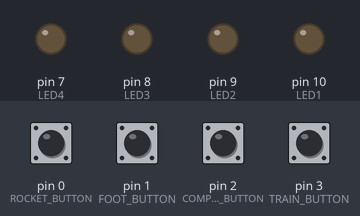
This sketch was run on a simulated Arduino Uno, built with avr-gcc and run on an emulated ATmega328P. Shown: output pins drawn as LEDs (lit = HIGH). Dashed ring = blinking. The inputs (shaded band) are chosen by the test bench; at power-on: pin 0 (ROCKET_BUTTON), pin 1 (FOOT_BUTTON), pin 2 (COMPASS_BUTTON), pin 3 (TRAIN_BUTTON) LOW.

Above: at 1.2 s.
1.3 s: pin 0 (ROCKET_BUTTON) pulled HIGH for 0.15 s
At 3.9 s:
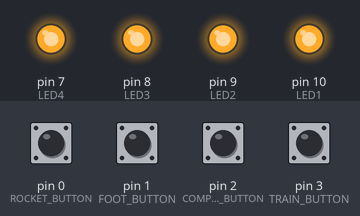
4.3 s: pin 1 (FOOT_BUTTON) pulled HIGH for 0.15 s
At 4.75 s:
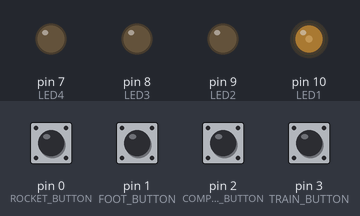
7.3 s: pin 2 (COMPASS_BUTTON) pulled HIGH for 0.15 s
At 7.75 s:
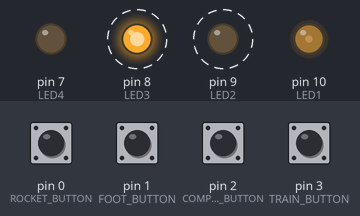
10.3 s: pin 3 (TRAIN_BUTTON) pulled HIGH for 0.15 s
13.3 s: pin 2 (COMPASS_BUTTON) pulled HIGH for 1 s
17.3 s: pin 1 (FOOT_BUTTON) pulled HIGH for 1 s
At 18.45 s:
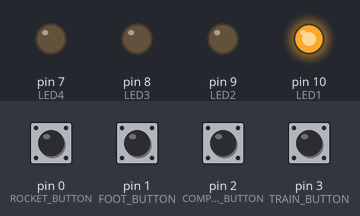
Timing chart, 0 to 21.3 s (numbered marks = the images above; inputs shaded):
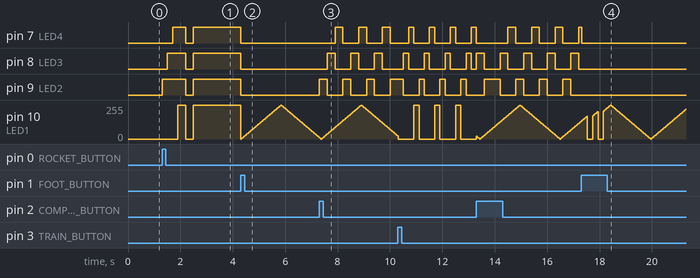

Measured:
- after the input at 1.3 s, pin 7 (LED4): LOW → HIGH after 0.40 s, → LOW 0.50 s later, → HIGH 0.30 s later; pin 8 (LED3): LOW → HIGH after 0.20 s, → LOW 0.70 s later, → HIGH 0.30 s later; pin 9 (LED2): LOW → HIGH at once, → LOW 0.90 s later, → HIGH 0.30 s later; pin 10 (LED1): 0/255 → 255/255 after 0.60 s, → 0/255 0.30 s later, → 255/255 0.30 s later
- after the input at 4.3 s, pin 7 (LED4), pin 8 (LED3), pin 9 (LED2): HIGH → LOW at once
- after the input at 7.3 s, pin 7 (LED4): alternates HIGH for 0.30 s and LOW for 0.60 s, starting after 0.61 s; pin 8 (LED3): alternates HIGH for 0.30 s and LOW for 0.60 s, starting after 0.30 s; pin 9 (LED2): alternates HIGH for 0.30 s and LOW for 0.60 s, starting at once
- after the input at 17.3 s, pin 8 (LED3), pin 9 (LED2): stops changing and stays LOW

The sketch:

awaken.ino
```cpp
// #include <Arduino.h>

// Awaken - first script for Pioneer

// Temporary defining pin numbers:
#define D0 0
#define D1 1
#define D2 2
#define D3 3
#define D7 7
#define D8 8
#define D9 9
#define D10 10

// Define button pins
int ROCKET_BUTTON = D0; // rocket
int FOOT_BUTTON = D1; // foot
int COMPASS_BUTTON = D2; // compass
int TRAIN_BUTTON = D3; // train

// Define LED pins
int LED1 = D10; // sun
int LED2 = D9;
int LED3 = D8;
int LED4 = D7;

// Initialize functions
void footMode();
void compassMode(bool orbitDir);
void trainMode();
void rocketMode();
void readButtons();
void turnOffAll();
void pulseSun();

enum Mode {
    OFF,
    FOOT,
    COMPASS,
    TRAIN,
    ROCKET
};

Mode currentMode = OFF;
bool orbitDir = true; // true is clockwise 123, false is counterclockwise: 321
long startTime = 0; // initialize! had forgotten before

void setup() {
  pinMode(ROCKET_BUTTON, INPUT); // it'll give errors but on vsc that's alr :)
  pinMode(FOOT_BUTTON, INPUT);
  pinMode(COMPASS_BUTTON, INPUT);
  pinMode(TRAIN_BUTTON, INPUT);

  pinMode(LED1, OUTPUT);
  pinMode(LED2, OUTPUT);
  pinMode(LED3, OUTPUT);
  pinMode(LED4, OUTPUT);

  startTime = millis();
}

void loop() {
  // main code to run repeatedly:
  readButtons();

  switch(currentMode) {
    case FOOT:
      footMode();
      break;
    case COMPASS:
      compassMode(orbitDir);
      break;
    case TRAIN:
      trainMode();
      break;
    case ROCKET:
      rocketMode();
      break;
    case OFF:
    default:
      turnOffAll();
      break;
  }
}

void turnOffAll() {
  digitalWrite(LED1, LOW);
  digitalWrite(LED2, LOW);
  digitalWrite(LED3, LOW);
  digitalWrite(LED4, LOW);
}

int brightness = 0;
int fadeAmount = 5;

void pulseSun() {
  analogWrite(LED1, brightness);
  brightness += fadeAmount;
  if (brightness <= 0 || brightness >= 255) {
    fadeAmount = -fadeAmount;
  }
  delay(30); // Adjust for speed of pulsing
}

void readButtons() {
  static unsigned long lastDebounceTime = 0;
  const unsigned long debounceDelay = 200;
  unsigned long now = millis();

  if (now - lastDebounceTime < debounceDelay) return;

  if (digitalRead(FOOT_BUTTON) == HIGH) { // Foot
    currentMode = (currentMode == FOOT) ? OFF : FOOT;
    lastDebounceTime = now;
  }

  if (digitalRead(COMPASS_BUTTON) == HIGH) { // Compass
    if (currentMode == COMPASS) {
      orbitDir = !orbitDir;
    } else {
      currentMode = COMPASS;
    }
    lastDebounceTime = now;
  }

  if (digitalRead(TRAIN_BUTTON) == HIGH) { // Train
    currentMode = TRAIN;
    lastDebounceTime = now;
  }

  if (digitalRead(ROCKET_BUTTON) == HIGH) { // Rocket
    currentMode = ROCKET;
    lastDebounceTime = now;
  }
}

void footMode() {
  digitalWrite(LED2, LOW);
  digitalWrite(LED3, LOW);
  digitalWrite(LED4, LOW);
  pulseSun();
}

void compassMode(bool orbitDir) {
  static unsigned long lastStepTime = 0;
  static int index = 0;
  const unsigned long stepDelay = 300;

  if (millis() - lastStepTime >= stepDelay) {
    digitalWrite(LED2, LOW);
    digitalWrite(LED3, LOW);
    digitalWrite(LED4, LOW);

    int led = orbitDir ? (index % 3) : (2 - (index % 3));
    // sets order of orbit
    if (led == 0) digitalWrite(LED2, HIGH);
    else if (led == 1) digitalWrite(LED3, HIGH);
    else if (led == 2) digitalWrite(LED4, HIGH);

    index++;
    lastStepTime = millis();
  }

  pulseSun();
}

void trainMode() {
  static unsigned long lastStepTime = 0;
  static int step = 0;
  const unsigned long stepDelay = 200;

  if (millis() - lastStepTime >= stepDelay) {
    digitalWrite(LED1, LOW);
    digitalWrite(LED2, LOW);
    digitalWrite(LED3, LOW);
    digitalWrite(LED4, LOW);

    switch (step % 4) {
      case 0: digitalWrite(LED2, HIGH); break;
      case 1: digitalWrite(LED3, HIGH); break;
      case 2: digitalWrite(LED4, HIGH); break;
      case 3: digitalWrite(LED1, HIGH); break;
    }

    step++;
    lastStepTime = millis();
  }
}

void rocketMode() {
  static bool launched = false;

  if (!launched) {
    digitalWrite(LED2, HIGH); delay(200);
    digitalWrite(LED3, HIGH); delay(200);
    digitalWrite(LED4, HIGH); delay(200);
    digitalWrite(LED1, HIGH); delay(300);

    digitalWrite(LED1, LOW);
    digitalWrite(LED2, LOW);
    digitalWrite(LED3, LOW);
    digitalWrite(LED4, LOW);
    delay(300);

    digitalWrite(LED1, HIGH);
    digitalWrite(LED2, HIGH);
    digitalWrite(LED3, HIGH);
    digitalWrite(LED4, HIGH);

    launched = true;
  }
}
```
